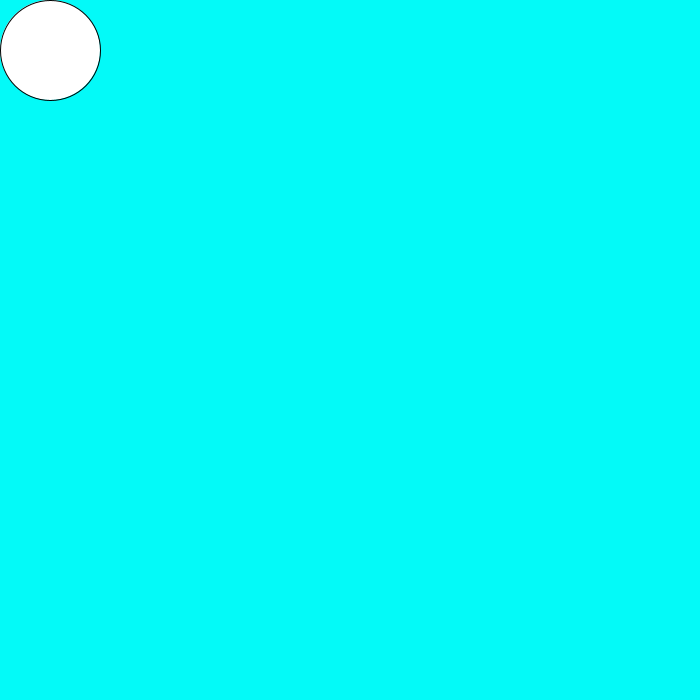
Frame 1 (no input)
Frame 60 (the mouse pressed at the canvas centre just before this capture): identical to frame 1, image omitted
Frame 120 (the mouse held since frame 60 and released just before this capture): identical to frame 1, image omitted

The Processing sketch that drew this single still picture (run headless with seeded random() and noise(); from frame 60 on, the mouse is pressed at the canvas centre):

// Processing sketch: slippery_dot
// ── slippery_dot.pde
 // 4. create three integer variables to  
    //    represent the x, y, and the size of the ellipse
    int X=50; 
    int Y=50;
    int Size=100;
    
    void setup() {
      //1. set the size of your sketch
    size(700,700);
    }
    
    void draw() {
      //2. set the background color of your sketch
      background(3,250,248);
      //3. draw an ellipse. Make sure it fits in the window.
      ellipse(X,Y,Size,Size);
      //5. use the variables created in step 4 in place of the numbers
      //   in your ellipse
      
    
    }
    
    void mousePressed() {
      //6a. create an integer variable called distance
      int Distance = 0;
      //6b. use the getDistance method to initialize your varible
      //    use the mouse's x and y and the x and y of your ellipse 
     Distance = getDistance(X,Y, mouseX, mouseY);
      //7. print the distance variable
    print(Distance);
      
      //8a. make an if statement to check if the distance variable
      //   is within the size of the ellipse
      if(Distance < Size){
        //8b.  set the x and y of the ellipse to a random location on the window
       X = 429;
       Y = 634;
      
    }
    }
    int getDistance(int x1, int y1, int x2, int y2) {
      return (int)Math.sqrt(x2 * x2 + y2 * y2) - (int)Math.sqrt(x1 * x1 + y1 * y1);
    }
